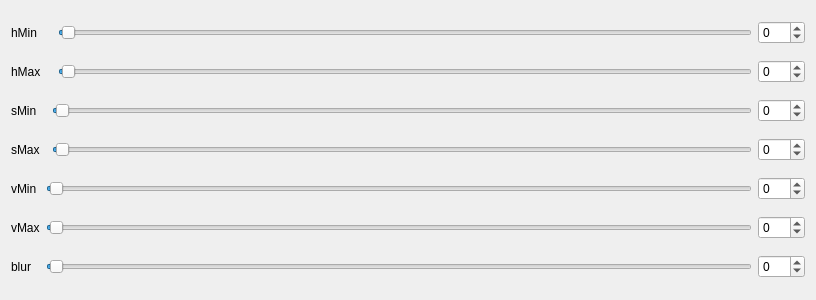
<?xml version="1.0" encoding="UTF-8"?>
<ui version="4.0">
 <class>Form</class>
 <widget class="QWidget" name="Form">
  <property name="geometry">
   <rect>
    <x>0</x>
    <y>0</y>
    <width>816</width>
    <height>300</height>
   </rect>
  </property>
  <property name="windowTitle">
   <string>Form</string>
  </property>
  <layout class="QHBoxLayout" name="horizontalLayout">
   <item>
    <layout class="QGridLayout" name="gridLayout">
     <item row="0" column="0" colspan="3">
      <widget class="QLabel" name="label">
       <property name="text">
        <string>hMin</string>
       </property>
      </widget>
     </item>
     <item row="0" column="3">
      <widget class="QSlider" name="hMin">
       <property name="minimum">
        <number>-1</number>
       </property>
       <property name="maximum">
        <number>256</number>
       </property>
       <property name="orientation">
        <enum>Qt::Horizontal</enum>
       </property>
      </widget>
     </item>
     <item row="0" column="4">
      <widget class="QSpinBox" name="hMinB">
       <property name="minimum">
        <number>-1</number>
       </property>
       <property name="maximum">
        <number>256</number>
       </property>
      </widget>
     </item>
     <item row="1" column="0" colspan="2">
      <widget class="QLabel" name="label_2">
       <property name="text">
        <string>hMax</string>
       </property>
      </widget>
     </item>
     <item row="1" column="3">
      <widget class="QSlider" name="hMax">
       <property name="minimum">
        <number>-1</number>
       </property>
       <property name="maximum">
        <number>256</number>
       </property>
       <property name="orientation">
        <enum>Qt::Horizontal</enum>
       </property>
      </widget>
     </item>
     <item row="1" column="4">
      <widget class="QSpinBox" name="hMaxB">
       <property name="minimum">
        <number>-1</number>
       </property>
       <property name="maximum">
        <number>256</number>
       </property>
      </widget>
     </item>
     <item row="2" column="0" colspan="2">
      <widget class="QLabel" name="label_3">
       <property name="text">
        <string>sMin</string>
       </property>
      </widget>
     </item>
     <item row="2" column="2" colspan="2">
      <widget class="QSlider" name="sMin">
       <property name="minimum">
        <number>-1</number>
       </property>
       <property name="maximum">
        <number>256</number>
       </property>
       <property name="orientation">
        <enum>Qt::Horizontal</enum>
       </property>
      </widget>
     </item>
     <item row="2" column="4">
      <widget class="QSpinBox" name="sMinB">
       <property name="minimum">
        <number>-1</number>
       </property>
       <property name="maximum">
        <number>256</number>
       </property>
      </widget>
     </item>
     <item row="3" column="0" colspan="2">
      <widget class="QLabel" name="label_4">
       <property name="text">
        <string>sMax</string>
       </property>
      </widget>
     </item>
     <item row="3" column="2" colspan="2">
      <widget class="QSlider" name="sMax">
       <property name="minimum">
        <number>-1</number>
       </property>
       <property name="maximum">
        <number>256</number>
       </property>
       <property name="orientation">
        <enum>Qt::Horizontal</enum>
       </property>
      </widget>
     </item>
     <item row="3" column="4">
      <widget class="QSpinBox" name="sMaxB">
       <property name="minimum">
        <number>-1</number>
       </property>
       <property name="maximum">
        <number>256</number>
       </property>
      </widget>
     </item>
     <item row="4" column="0">
      <widget class="QLabel" name="label_5">
       <property name="text">
        <string>vMin</string>
       </property>
      </widget>
     </item>
     <item row="4" column="1" colspan="3">
      <widget class="QSlider" name="vMin">
       <property name="minimum">
        <number>-1</number>
       </property>
       <property name="maximum">
        <number>256</number>
       </property>
       <property name="orientation">
        <enum>Qt::Horizontal</enum>
       </property>
      </widget>
     </item>
     <item row="4" column="4">
      <widget class="QSpinBox" name="vMinB">
       <property name="minimum">
        <number>-1</number>
       </property>
       <property name="maximum">
        <number>256</number>
       </property>
      </widget>
     </item>
     <item row="5" column="0">
      <widget class="QLabel" name="label_6">
       <property name="text">
        <string>vMax</string>
       </property>
      </widget>
     </item>
     <item row="5" column="1" colspan="3">
      <widget class="QSlider" name="vMax">
       <property name="minimum">
        <number>-1</number>
       </property>
       <property name="maximum">
        <number>256</number>
       </property>
       <property name="orientation">
        <enum>Qt::Horizontal</enum>
       </property>
      </widget>
     </item>
     <item row="5" column="4">
      <widget class="QSpinBox" name="vMaxB">
       <property name="minimum">
        <number>-1</number>
       </property>
       <property name="maximum">
        <number>256</number>
       </property>
      </widget>
     </item>
     <item row="6" column="0">
      <widget class="QLabel" name="label_7">
       <property name="text">
        <string>blur</string>
       </property>
      </widget>
     </item>
     <item row="6" column="1" colspan="3">
      <widget class="QSlider" name="blur">
       <property name="minimum">
        <number>-1</number>
       </property>
       <property name="maximum">
        <number>256</number>
       </property>
       <property name="orientation">
        <enum>Qt::Horizontal</enum>
       </property>
      </widget>
     </item>
     <item row="6" column="4">
      <widget class="QSpinBox" name="blurB">
       <property name="minimum">
        <number>-1</number>
       </property>
       <property name="maximum">
        <number>256</number>
       </property>
      </widget>
     </item>
    </layout>
   </item>
  </layout>
 </widget>
 <resources/>
 <connections>
  <connection>
   <sender>blur</sender>
   <signal>valueChanged(int)</signal>
   <receiver>blurB</receiver>
   <slot>setValue(int)</slot>
   <hints>
    <hint type="sourcelabel">
     <x>399</x>
     <y>265</y>
    </hint>
    <hint type="destinationlabel">
     <x>780</x>
     <y>265</y>
    </hint>
   </hints>
  </connection>
  <connection>
   <sender>blurB</sender>
   <signal>valueChanged(int)</signal>
   <receiver>blur</receiver>
   <slot>setValue(int)</slot>
   <hints>
    <hint type="sourcelabel">
     <x>780</x>
     <y>265</y>
    </hint>
    <hint type="destinationlabel">
     <x>399</x>
     <y>265</y>
    </hint>
   </hints>
  </connection>
  <connection>
   <sender>hMax</sender>
   <signal>valueChanged(int)</signal>
   <receiver>hMaxB</receiver>
   <slot>setValue(int)</slot>
   <hints>
    <hint type="sourcelabel">
     <x>405</x>
     <y>70</y>
    </hint>
    <hint type="destinationlabel">
     <x>780</x>
     <y>70</y>
    </hint>
   </hints>
  </connection>
  <connection>
   <sender>hMaxB</sender>
   <signal>valueChanged(int)</signal>
   <receiver>hMax</receiver>
   <slot>setValue(int)</slot>
   <hints>
    <hint type="sourcelabel">
     <x>780</x>
     <y>70</y>
    </hint>
    <hint type="destinationlabel">
     <x>405</x>
     <y>70</y>
    </hint>
   </hints>
  </connection>
  <connection>
   <sender>hMin</sender>
   <signal>valueChanged(int)</signal>
   <receiver>hMinB</receiver>
   <slot>setValue(int)</slot>
   <hints>
    <hint type="sourcelabel">
     <x>405</x>
     <y>31</y>
    </hint>
    <hint type="destinationlabel">
     <x>780</x>
     <y>31</y>
    </hint>
   </hints>
  </connection>
  <connection>
   <sender>hMinB</sender>
   <signal>valueChanged(int)</signal>
   <receiver>hMin</receiver>
   <slot>setValue(int)</slot>
   <hints>
    <hint type="sourcelabel">
     <x>780</x>
     <y>31</y>
    </hint>
    <hint type="destinationlabel">
     <x>405</x>
     <y>31</y>
    </hint>
   </hints>
  </connection>
  <connection>
   <sender>sMax</sender>
   <signal>valueChanged(int)</signal>
   <receiver>sMaxB</receiver>
   <slot>setValue(int)</slot>
   <hints>
    <hint type="sourcelabel">
     <x>402</x>
     <y>148</y>
    </hint>
    <hint type="destinationlabel">
     <x>780</x>
     <y>148</y>
    </hint>
   </hints>
  </connection>
  <connection>
   <sender>sMaxB</sender>
   <signal>valueChanged(int)</signal>
   <receiver>sMax</receiver>
   <slot>setValue(int)</slot>
   <hints>
    <hint type="sourcelabel">
     <x>780</x>
     <y>148</y>
    </hint>
    <hint type="destinationlabel">
     <x>402</x>
     <y>148</y>
    </hint>
   </hints>
  </connection>
  <connection>
   <sender>sMin</sender>
   <signal>valueChanged(int)</signal>
   <receiver>sMinB</receiver>
   <slot>setValue(int)</slot>
   <hints>
    <hint type="sourcelabel">
     <x>402</x>
     <y>109</y>
    </hint>
    <hint type="destinationlabel">
     <x>780</x>
     <y>109</y>
    </hint>
   </hints>
  </connection>
  <connection>
   <sender>sMinB</sender>
   <signal>valueChanged(int)</signal>
   <receiver>sMin</receiver>
   <slot>setValue(int)</slot>
   <hints>
    <hint type="sourcelabel">
     <x>780</x>
     <y>109</y>
    </hint>
    <hint type="destinationlabel">
     <x>402</x>
     <y>109</y>
    </hint>
   </hints>
  </connection>
  <connection>
   <sender>vMax</sender>
   <signal>valueChanged(int)</signal>
   <receiver>vMaxB</receiver>
   <slot>setValue(int)</slot>
   <hints>
    <hint type="sourcelabel">
     <x>399</x>
     <y>226</y>
    </hint>
    <hint type="destinationlabel">
     <x>780</x>
     <y>226</y>
    </hint>
   </hints>
  </connection>
  <connection>
   <sender>vMaxB</sender>
   <signal>valueChanged(int)</signal>
   <receiver>vMax</receiver>
   <slot>setValue(int)</slot>
   <hints>
    <hint type="sourcelabel">
     <x>780</x>
     <y>226</y>
    </hint>
    <hint type="destinationlabel">
     <x>399</x>
     <y>226</y>
    </hint>
   </hints>
  </connection>
  <connection>
   <sender>vMin</sender>
   <signal>valueChanged(int)</signal>
   <receiver>vMinB</receiver>
   <slot>setValue(int)</slot>
   <hints>
    <hint type="sourcelabel">
     <x>399</x>
     <y>187</y>
    </hint>
    <hint type="destinationlabel">
     <x>780</x>
     <y>187</y>
    </hint>
   </hints>
  </connection>
  <connection>
   <sender>vMinB</sender>
   <signal>valueChanged(int)</signal>
   <receiver>vMin</receiver>
   <slot>setValue(int)</slot>
   <hints>
    <hint type="sourcelabel">
     <x>780</x>
     <y>187</y>
    </hint>
    <hint type="destinationlabel">
     <x>399</x>
     <y>187</y>
    </hint>
   </hints>
  </connection>
 </connections>
</ui>
